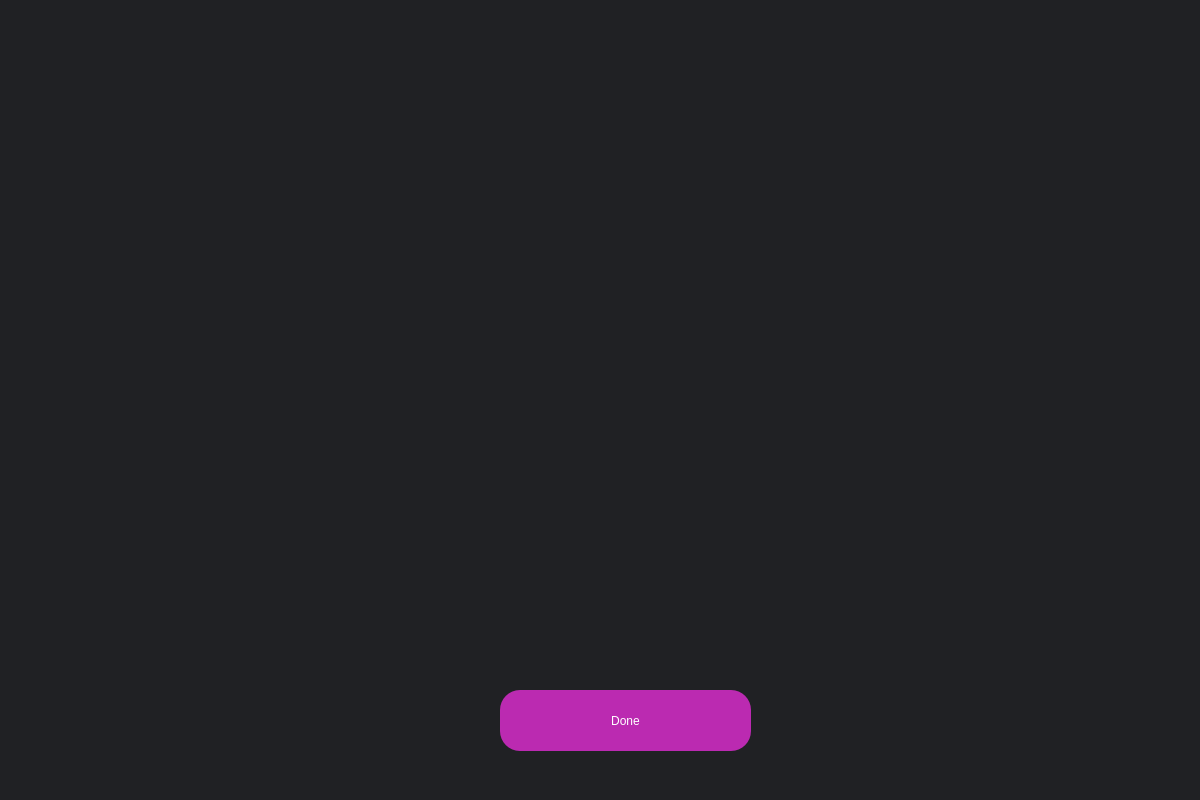
<?xml version="1.0" encoding="UTF-8"?>
<ui version="4.0">
 <class>Dialog</class>
 <widget class="QDialog" name="Dialog">
  <property name="geometry">
   <rect>
    <x>0</x>
    <y>0</y>
    <width>1200</width>
    <height>800</height>
   </rect>
  </property>
  <property name="windowTitle">
   <string>Dialog</string>
  </property>
  <widget class="QWidget" name="bgwidget" native="true">
   <property name="geometry">
    <rect>
     <x>0</x>
     <y>0</y>
     <width>1201</width>
     <height>801</height>
    </rect>
   </property>
   <property name="styleSheet">
    <string notr="true">QWidget#bgwidget{
background-color:#202124;}</string>
   </property>
   <widget class="QPushButton" name="Done">
    <property name="geometry">
     <rect>
      <x>500</x>
      <y>690</y>
      <width>251</width>
      <height>61</height>
     </rect>
    </property>
    <property name="styleSheet">
     <string notr="true">border-radius: 20px;
background-color: rgb(187, 42, 177);
color:#fff;</string>
    </property>
    <property name="text">
     <string>Done</string>
    </property>
   </widget>
   <widget class="QLabel" name="error">
    <property name="geometry">
     <rect>
      <x>390</x>
      <y>470</y>
      <width>341</width>
      <height>20</height>
     </rect>
    </property>
    <property name="styleSheet">
     <string notr="true">font: 12pt &quot;MS Shell Dlg 2&quot;; color:red;</string>
    </property>
    <property name="text">
     <string/>
    </property>
   </widget>
   <widget class="QLabel" name="image">
    <property name="geometry">
     <rect>
      <x>420</x>
      <y>130</y>
      <width>401</width>
      <height>401</height>
     </rect>
    </property>
    <property name="text">
     <string/>
    </property>
   </widget>
  </widget>
 </widget>
 <resources>
  <include location="placeholder.qrc"/>
 </resources>
 <connections/>
</ui>
